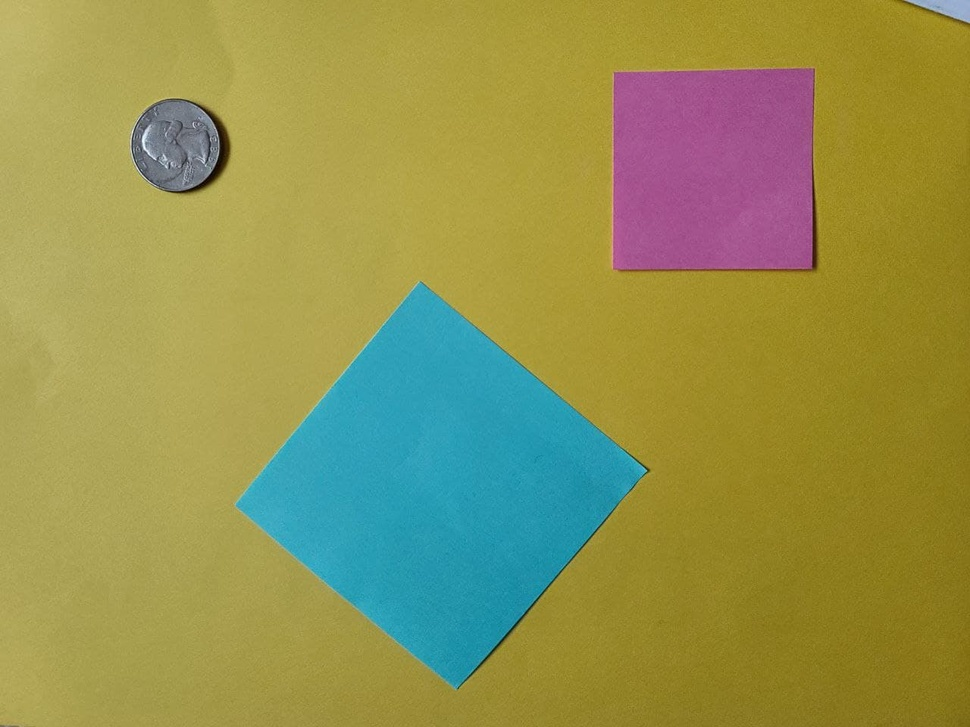
#> input picture CuttingMeasurement/test4.jpg, 970 x 727 px, shrunk from 1280 x 960 before the run
$ python ObjectDetect.py --width 1.0 --file test4.jpg   (older library calls are emulated)
#> lines starting #> are read from the running program, lines starting #| are printed output that depends on the picture; after the words box and inside, x2 and y2 are one past the last pixel; in counts of white or black regions, pixels touching at a corner belong together
# import the necessary packages
from __future__ import print_function
from imutils import perspective
from imutils import contours
from scipy.spatial import distance as dist
import numpy as np
import argparse
import imutils
import os
import cv2


def get_objCoord(pts):
	# sort the points based on their x-coordinates
	xSorted = pts[np.argsort(pts[:, 0]), :]
	leftMost = xSorted[:2, :]
	rightMost = xSorted[2:, :]
	leftMost = leftMost[np.argsort(leftMost[:, 1]), :]
	(tl, bl) = leftMost

	D = dist.cdist(tl[np.newaxis], rightMost, "euclidean")[0]
	(br, tr) = rightMost[np.argsort(D)[::-1], :]

	# return the coordinates in top-left, top-right,
	# bottom-right, and bottom-left order
	return np.array([tl, tr, br, bl], dtype="float32")

def midpoint(ptA, ptB):
	return ((ptA[0] + ptB[0]) * 0.5, (ptA[1] + ptB[1]) * 0.5)

# remove the edges of the box where there might be objects we do not want
def edged_box(box, height, width):
	for p in box:
		if p[0] < 10 or p[1] < 10:
			return True
		if p[0] > (width - 10) or p[1] > (height - 10):
			return True
	return False

# get the starting and ending coordinates in order to move motor there
def rect_edges(box):
	(tl, tr, br, bl) = box
	top = tl if tl[1] < tr[1] else tr
	left = tl if tl[0] < bl[0] else bl
	right = tr[0] if tr[0] > br else br
	bottom = bl if bl[1] > br[1] else br
	return left, right


def display_meas(image_file, ref_width):
	# preprocess image and run it through canny edge
#> called with image_file = 'test4.jpg', ref_width = 1
	img = cv2.imread(image_file)
#> img is the input picture: shape (727, 970, 3); mean B, G, R 79.7, 146.3, 148.2
	gray = cv2.cvtColor(img, cv2.COLOR_BGR2GRAY)
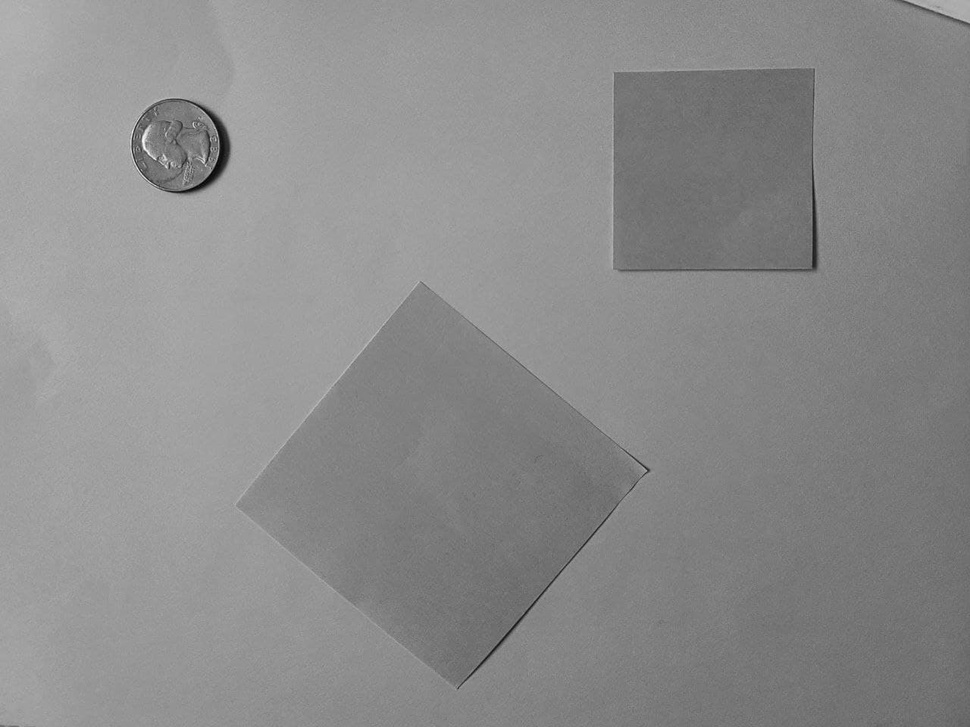
#> gray: shape (727, 970); min 1, max 253, mean 139.4
	gray = cv2.GaussianBlur(gray, (7, 7), 0)
	canny = cv2.Canny(gray, 0, 100)
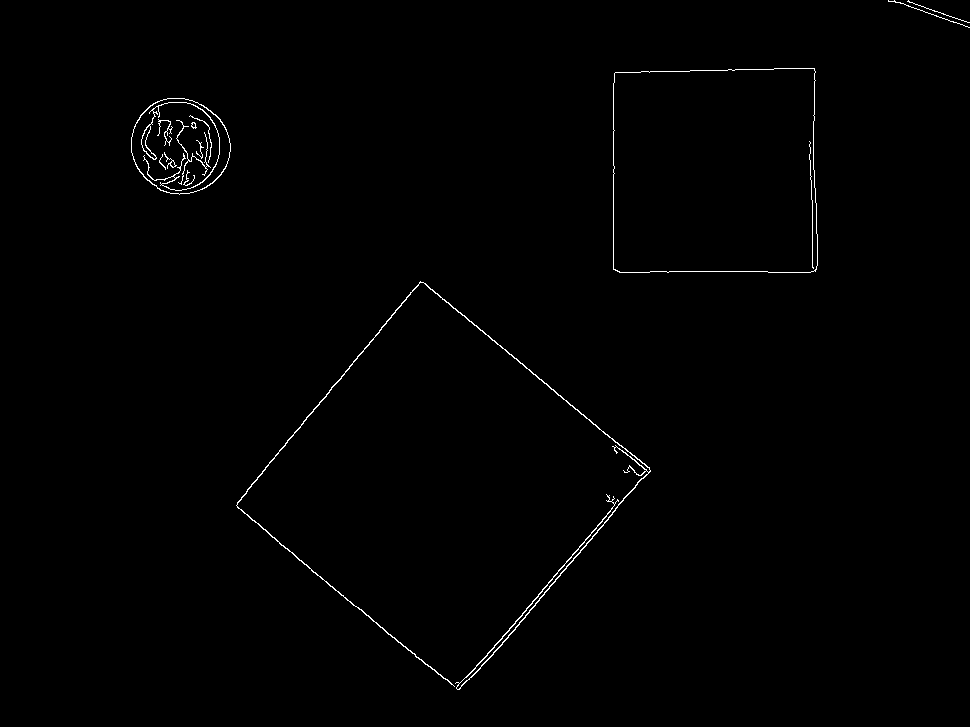
#> canny: shape (727, 970); 0.63% white in thin lines or dots, all inside (x1, y1, x2, y2) = (131, 0, 970, 690)
	canny = cv2.dilate(canny, None, iterations=1)
#> canny: shape (727, 970); 2% white; 4 white regions, box (x1, y1, x2, y2) and area: (235, 280, 652, 691) 6148, (130, 97, 232, 196) 4260, (612, 67, 819, 274) 2884, (887, 0, 970, 29) 543
	canny = cv2.erode(canny, None, iterations=1)
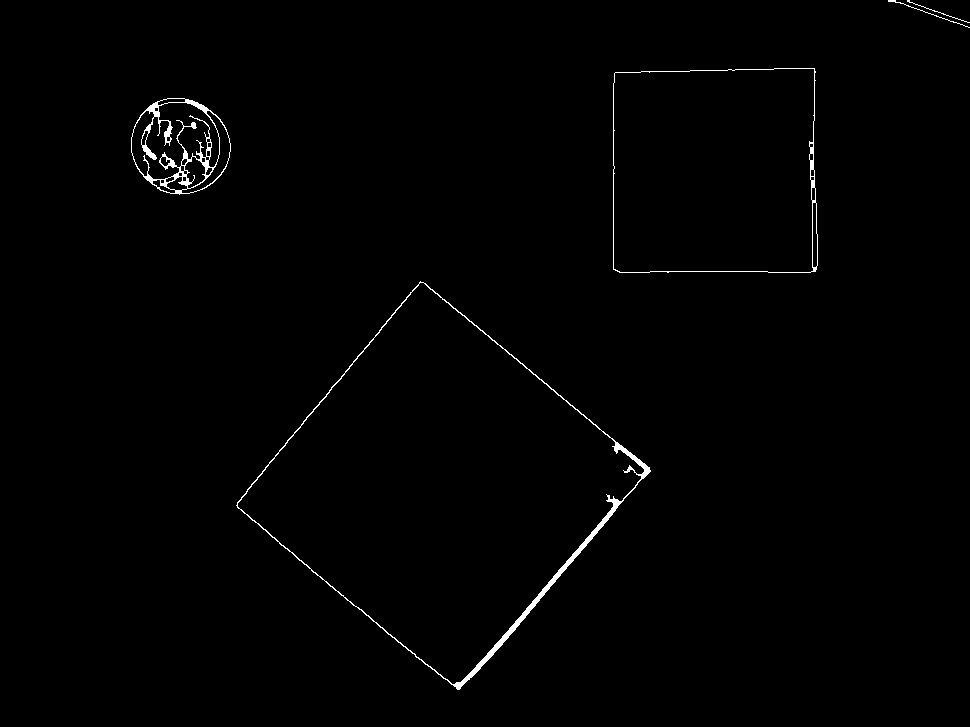
#> canny: shape (727, 970); 0.82% white; 5 white regions
	edgedout = cv2.imwrite("testedge.jpg", img=canny)

	# find contours in the edge map
	cnts = cv2.findContours(canny.copy(), cv2.RETR_EXTERNAL, cv2.CHAIN_APPROX_SIMPLE)
#> cnts = 5 contours, 2 with area under 20; largest, box (x1, y1, x2, y2) and area: (236, 281, 651, 690) 86394, (613, 68, 818, 273) 40614, (131, 98, 231, 195) 7386
	cnts = imutils.grab_contours(cnts)
	(cnts, _) = contours.sort_contours(cnts)

	# check edged contours and remove it
	height, width, channels = img.shape
#> height = 727; width = 970; channels = 3
	cntl = list(cnts)
#> cntl has the same summary as cnts
	i = 0
	dS = 0
	while i < len(cntl):
		c = cntl[i]
		box = cv2.minAreaRect(c)
		box = cv2.cv.BoxPoints(box) if imutils.is_cv2() else cv2.boxPoints(box)
		box = np.array(box, dtype="int")
		cv2.drawContours(img, [box], -1, (0, 255, 0), 2)

		if edged_box(box, height, width):
			del cntl[i]
			continue

		# calc size of the rect
		(tl, tr, br, bl) = box
		(tltrX, tltrY) = midpoint(tl, tr)
		(blbrX, blbrY) = midpoint(bl, br)
		(tlblX, tlblY) = midpoint(tl, bl)
		(trbrX, trbrY) = midpoint(tr, br)
		dA = dist.euclidean((tltrX, tltrY), (blbrX, blbrY))
		dB = dist.euclidean((tlblX, tlblY), (trbrX, trbrY))

		# if first item, let dS as size
		if i == 0:
			dS = dA * dB
		# if size is smallest, move to front
		elif dS > (dA * dB):
			dS = dA * dB
			cx = cntl[i]
			del cntl[i]
			cntl.insert(0, cx)
		i = i + 1
#> this loop made 5 passes
#> (tl, tr, br, bl, tltrX, tltrY, blbrX, blbrY) on pass 1: ([181, 214], [111, 144], [178, 77], [248, 147], 146, 179, 213, 112)
#> (tl, tr, br, bl, tltrX, tltrY, blbrX, blbrY) on passes 2 to 3: ([463, 696], [232, 505], [420, 278], [651, 469], 347.5, 600.5, 535.5, 373.5), ([817, 272], [613, 272], [613, 68], [817, 68], 715, 272, 715, 68)
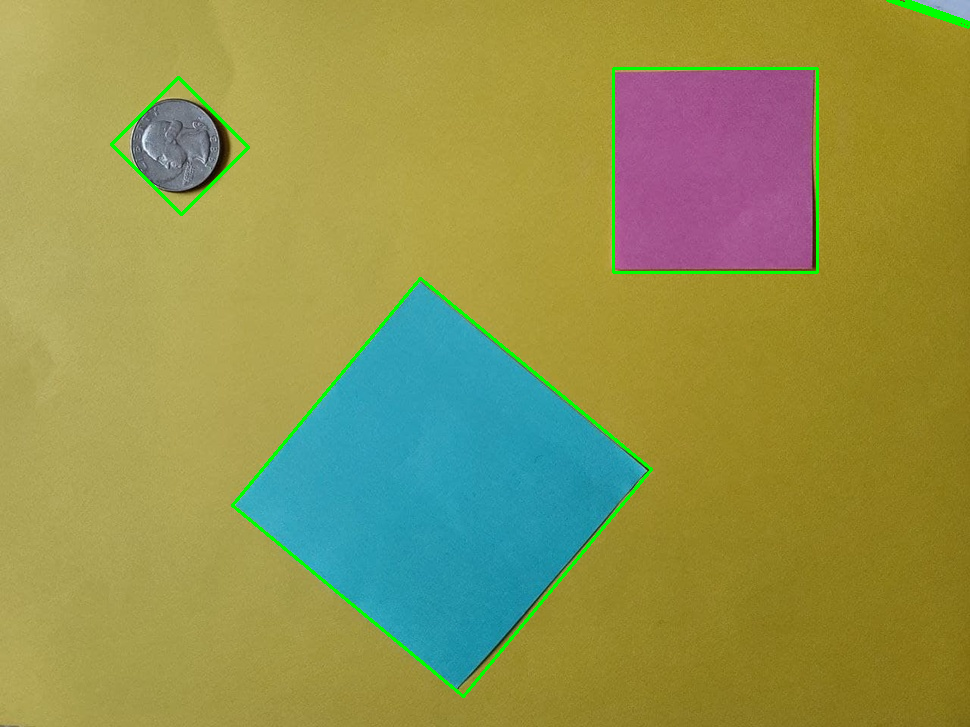
#> img: shape (727, 970, 3); 1.18% of pixels changed, all inside (x1, y1, x2, y2) = (110, 0, 970, 698)
#> after the loop, cntl = 3 contours; box (x1, y1, x2, y2) and area: (236, 281, 651, 690) 86394, (613, 68, 818, 273) 40614, (131, 98, 231, 195) 7386; i = 3
	cnts = tuple(cntl)
#> cnts has the same summary as cntl

	# initialize variables for further processing
	colors = ((0, 0, 255), (240, 0, 159), (255, 0, 0), (255, 255, 0))
	pixelsPerMetric = None
	refObj = None

	# loop over the contours one at a time
	for (i, c) in enumerate(cnts):
		if cv2.contourArea(c) < 100:
			continue

		# compute the rotated bounding box of the contour, then
		box = cv2.minAreaRect(c)
		box = cv2.cv.BoxPoints(box) if imutils.is_cv2() else cv2.boxPoints(box)
		box = np.array(box, dtype="int")

		# draw the contours
		cv2.drawContours(img, [box], -1, (0, 255, 0), 2)
		cX = np.average(box[:,0])
		cY = np.average(box[:,1])
		print("Object #{}:".format(i + 1))
		print(box)

		# ordering the coordinates and draw the in the points
		rect = get_objCoord(box)
		for ((x, y), color) in zip(rect, colors):
			cv2.circle(img, (int(x), int(y)), 5, color, -1)

		# draw the object number
		cv2.putText(img, "Object #{}".format(i + 1),
			(int(rect[0][0] - 15), int(rect[0][1] - 15)),
			cv2.FONT_HERSHEY_SIMPLEX, 0.55, (255, 255, 255), 2)

		# compute the box midpoints
		(tl, tr, br, bl) = box
		(tltrX, tltrY) = midpoint(tl, tr)
		(blbrX, blbrY) = midpoint(bl, br)

		# compute the midpoint between the tl and bl, then tr and br
		(tlblX, tlblY) = midpoint(tl, bl)
		(trbrX, trbrY) = midpoint(tr, br)

		# draw the midpoints
		cv2.circle(img, (int(tltrX), int(tltrY)), 5, (255, 0, 0), -1)
		cv2.circle(img, (int(blbrX), int(blbrY)), 5, (255, 0, 0), -1)
		cv2.circle(img, (int(tlblX), int(tlblY)), 5, (255, 0, 0), -1)
		cv2.circle(img, (int(trbrX), int(trbrY)), 5, (255, 0, 0), -1)

		# draw lines between the midpoints
		cv2.line(img, (int(tltrX), int(tltrY)), (int(blbrX), int(blbrY)),
			(255, 0, 255), 2)
		cv2.line(img, (int(tlblX), int(tlblY)), (int(trbrX), int(trbrY)),
			(255, 0, 255), 2)

		# compute the Euclidean distance between the midpoints
		dA = dist.euclidean((tltrX, tltrY), (blbrX, blbrY))
		dB = dist.euclidean((tlblX, tlblY), (trbrX, trbrY))

		# if the pixels per metric has not been initialized, then
		# compute it as the ratio of pixels to supplied metric
		# (in this case, inches)
		if refObj is None:
			(tl, tr, br, bl) = box
			(tltrX, tltrY) = midpoint(tl, tr)
			(blbrX, blbrY) = midpoint(bl, br)
			refObj = (box, (cX, cY), dB / ref_width)
		print(refObj)

		if pixelsPerMetric is None:
			D = dist.euclidean((tlblX, tlblY), (trbrX, trbrY))
			pixelsPerMetric = D / ref_width

		# if this is the object that is the size of a quarter then
		# draw the contours on the image
		orig = img.copy()
		cv2.drawContours(orig, [box.astype("int")], -1, (0, 255, 0), 2)
		cv2.drawContours(orig, [refObj[0].astype("int")], -1, (0, 255, 0), 2)

		# stack the reference coordinates and the object coordinates
		# to include the object center
		refCoords = np.vstack([refObj[0], refObj[1]])
		objCoords = np.vstack([box, (cX, cY)])

		for ((xA, yA), (xB, yB), color) in zip(refCoords, objCoords, colors):
			# draw circles corresponding to the current points and
			# connect them with a line
			cv2.circle(orig, (int(xA), int(yA)), 5, color, -1)
			cv2.circle(orig, (int(xB), int(yB)), 5, color, -1)
			cv2.line(orig, (int(xA), int(yA)), (int(xB), int(yB)),
				color, 2)

			D = dist.euclidean((xA, yA), (xB, yB)) / refObj[2]
			(mX, mY) = midpoint((xA, yA), (xB, yB))
			cv2.putText(orig, "{:.2f}in".format(D), (int(mX), int(mY - 10)),
				cv2.FONT_HERSHEY_SIMPLEX, 0.55, color, 2)

		# compute the size of the object
		dimA = dA / pixelsPerMetric
		dimB = dB / pixelsPerMetric

		# draw the object sizes on the image
		cv2.putText(img, "{:.2f}in".format(dimA),
			(int(tltrX - 15), int(tltrY - 10)), cv2.FONT_HERSHEY_SIMPLEX,
			0.65, (255, 255, 255), 2)
		cv2.putText(img, "{:.2f}in".format(dimB),
			(int(trbrX + 10), int(trbrY)), cv2.FONT_HERSHEY_SIMPLEX,
			0.65, (255, 255, 255), 2)

		# draw lines to the midpoints from left and top
		if (i > 0):
			cv2.line(img, (int(tltrX), int(tltrY)), (int(0), int(tltrY)),
				(255, 0, 0), 2)
			cv2.line(img, (int(trbrX), int(0)), (int(trbrX), int(trbrY)),
				(255, 0, 0), 2)

			dL = dist.euclidean((tltrX, tltrY), (0, tltrY))
			dT = dist.euclidean((tlblX, 0), (trbrX, trbrY))
			dimL = dL / pixelsPerMetric
			dimT = dT / pixelsPerMetric

			cv2.putText(img, "{:.2f}in".format(dimL),
				(15, int(tltrY - 10)), cv2.FONT_HERSHEY_SIMPLEX,
				0.65, (0, 0, 255), 2)
			cv2.putText(img, "{:.2f}in".format(dimT),
				(int(trbrX + 10), 30), cv2.FONT_HERSHEY_SIMPLEX,
				0.65, (0, 0, 255), 2)
#> this loop made 3 passes
#> (box, cX, cY, xSorted in get_objCoord, rect) on passes 2 to 3: ([[463, 696], [232, 505], [420, 278], [651, 469]], 441.5, 487, [[232, 505], [420, 278], [463, 696], [651, 469]], [[420, 278], [651, 469], [463, 696], [232, 505]]), ([[817, 272], [613, 272], [613, 68], [817, 68]], 715, 170, [[613, 272], [613, 68], [817, 272], [817, 68]], [[613, 68], [817, 68], [817, 272], [613, 272]])
#> (box, cX, cY, xSorted in get_objCoord, rect) on pass 1: ([[181, 214], [111, 144], [178, 77], [248, 147]], 179.5, 145.5, [[111, 144], [178, 77], [181, 214], [248, 147]], [[178, 77], [248, 147], [181, 214], [111, 144]])
#> (printed output is left out)
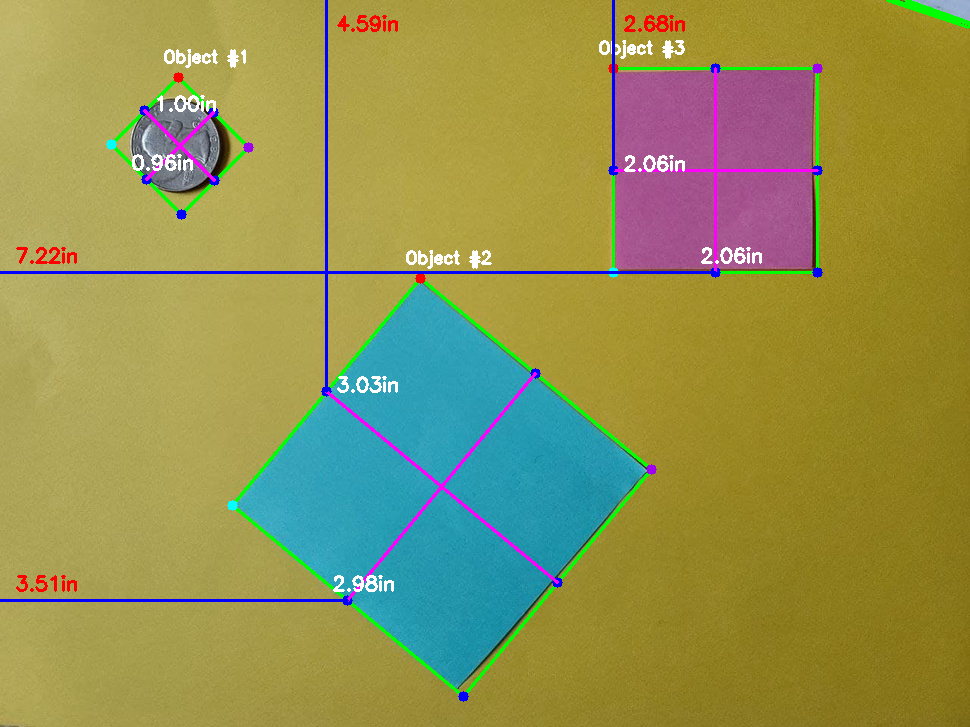
#> img: shape (727, 970, 3); 2.35% of pixels changed, all inside (x1, y1, x2, y2) = (0, 0, 823, 702)
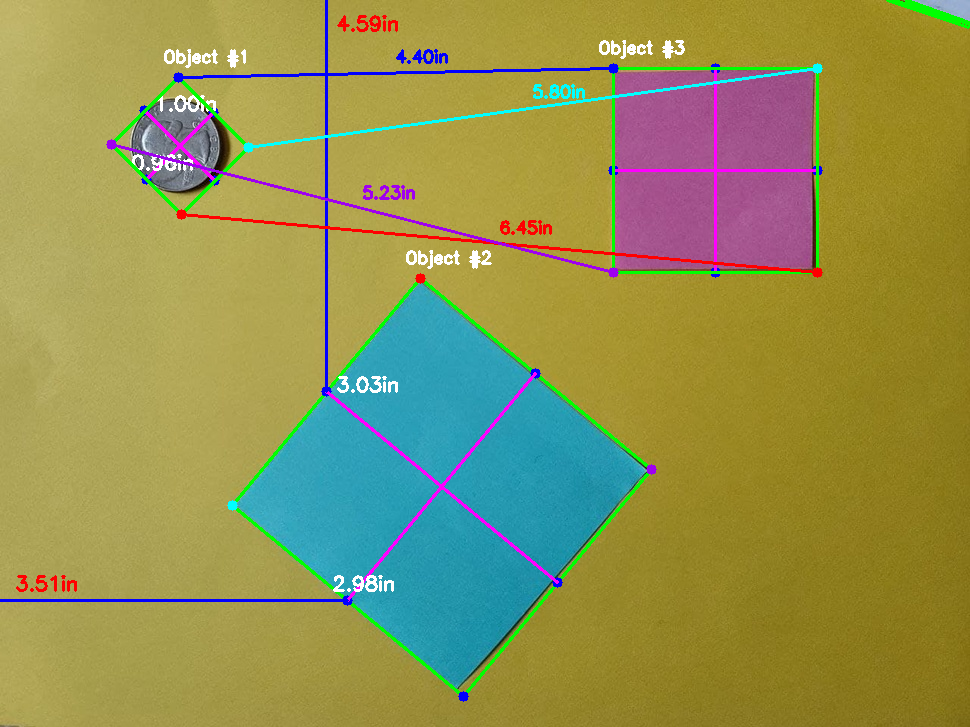
#> orig: shape (727, 970, 3); mean B, G, R 81.9, 145.6, 146.7
#> after the loop, pixelsPerMetric = 98.99

	# return whatever is neccessary at the end of the project but for now, return the image
	return img


# construct the argument parse and parse the arguments
ap = argparse.ArgumentParser()
#ap.add_argument("-n", "--new", type=int, default=-1)
ap.add_argument("-w", "--width", type=float, required=True,
	help="width of the left-most object in the image (in inches)")
ap.add_argument("-f", "--file", type=str, required=True,
	help="input picture file with jpg format")
args = vars(ap.parse_args())

# call object detection with file name and refrenece width
image = display_meas(args["file"], args["width"])

# show the image
cv2.imshow("Image", image)
cv2.waitKey(0)
